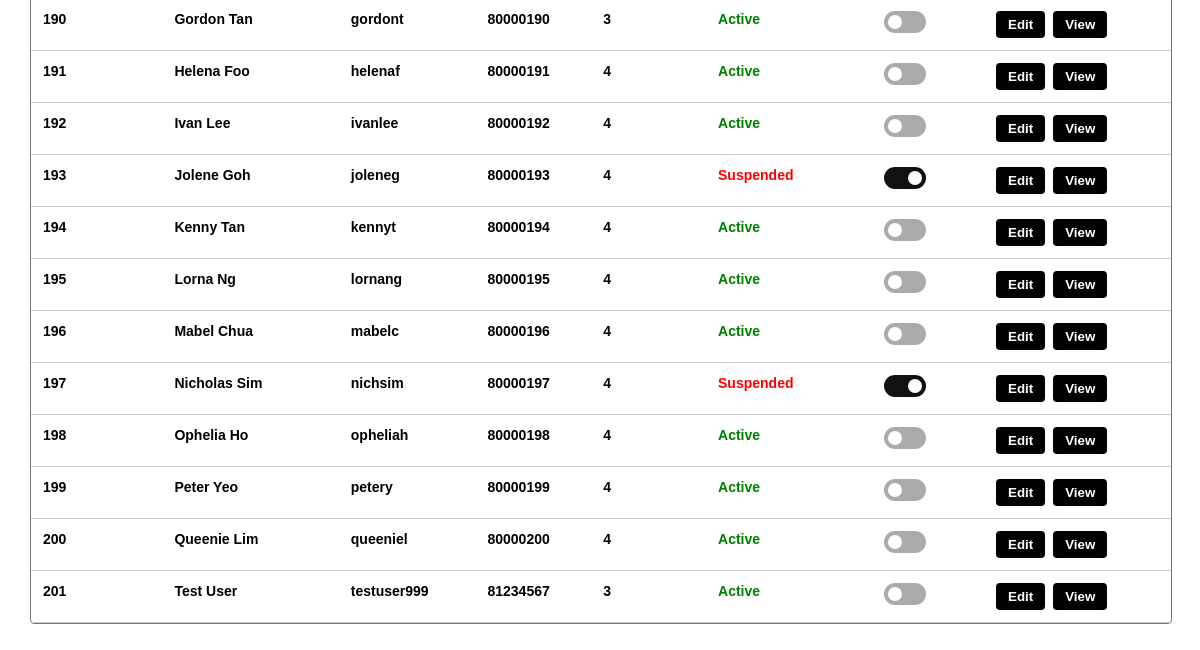
The app's page /accounts (signed in, lower part), older data.
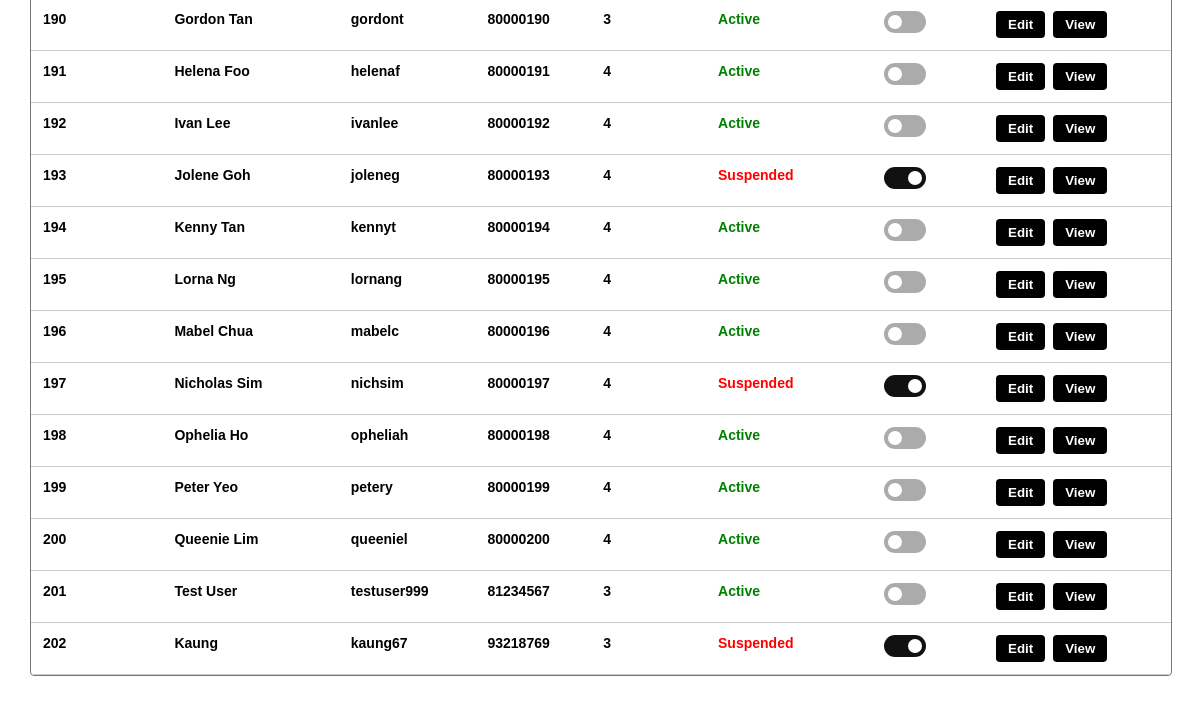
The same page, newer data.
### tables this page shows
CREATE TABLE user_account(
    account_id INTEGER PRIMARY KEY ,
    full_name TEXT NOT NULL,
    username TEXT NOT NULL UNIQUE,
    password TEXT NOT NULL,
    DOB DATE,
    address TEXT,
    contact_num TEXT NOT NULL,
    profile_id INTEGER NOT NULL,
    account_status TEXT NOT NULL check(account_status in ('ACTIVE', 'SUSPENDED', 'EXPIRED')), account_created_date TEXT,
    FOREIGN KEY (profile_id) REFERENCES user_profile(profile_id)

);

### boundary/user_account_routes.py (the view)
@user_account_bp.route('/accounts')
@roles_required(USER_ADMIN)
def list_accounts():
    search_term = request.args.get("search", "")
    profiles = UserProfile.getAllProfiles()
    if "search" in request.args:
        if search_term.strip():
            controller = search_user_account_controller()
            accounts = controller.searchAccounts(search_term)
        else:
            flash("Account search term is required.", "error")
            controller = view_user_account_controller()
            accounts = controller.viewUserAccount()
    else:
        controller = view_user_account_controller()
        accounts = controller.viewUserAccount()
    return render_template(
        "accounts/list_accounts.html",
        accounts = accounts,
        search_term = search_term,
        profiles = profiles
    )

### boundary/access_control.py (called while the page is built)
def roles_required(*allowed_profile_ids):
    def decorator(view_function):
        @wraps(view_function)
        def wrapped_view(*args, **kwargs):
            if not session.get("account_id"):
                flash("Please log in to continue.", "error")
                return redirect(url_for("auth.login"))
            profile_id = session.get("profile_id")
            if profile_id not in allowed_profile_ids:
                flash("You do not have permission to access this page.", "error")
                return redirect(url_for("home"))
            return view_function(*args, **kwargs)
        return wrapped_view
    return decorator

### control/view_user_account_controller.py (called while the page is built)
    def viewUserAccount(self) -> List["UserAccount"]:
        return UserAccount.getAllAccounts()

### db.py (called while the page is built)
def get_connection():
    connection = sqlite3.connect(DB_PATH) #open database
    connection.row_factory = sqlite3.Row #Enable access to columns using name
    connection.execute("PRAGMA foreign_keys = ON") #enforce foreign keys
    return connection

### templates/accounts/list_accounts.html (shortened to what the changed rows need)
<!DOCTYPE html>
<html>
<head>
</head>
<body>
    <div class="main">
        <div class="table-box">
            <table>
                <tbody>
                    {% if accounts %}
                        {% for account in accounts %}
                            <tr>
                                <td>{{ account.accountId }}</td>
                                <td>{{ account.fullName }}</td>
                                <td>{{ account.userName }}</td>
                                <td>{{ account.contact_number }}</td>
                                <td>{{ account.profileId }}</td>
                                <td>
                                    {% if account.accountStatus == "ACTIVE" %}
                                        <span class="status-text status-active">Active</span>
                                    {% elif account.accountStatus == "SUSPENDED" %}
                                        <span class="status-text status-deactivated">Suspended</span>
                                    {% else %}
                                        <span class="status-text status-expired">{{ account.accountStatus.title() }}</span>
                                    {% endif %}
                                </td>
                                <td>
                                    {% if account.accountStatus == "ACTIVE" %}
                                        <button
                                            class="suspend-toggle is-active"
                                            type="button"
                                            aria-label="Suspend {{ account.fullName }}"
                                            onclick='openSuspendAccountModal({{ account.accountId|tojson }}, {{ account.fullName|tojson }})'
                                        ></button>
                                    {% elif account.accountStatus == "SUSPENDED" %}
                                        <button class="suspend-toggle is-suspended" type="button" disabled></button>
                                    {% else %}
                                        <button class="suspend-toggle is-disabled" type="button" disabled></button>
                                    {% endif %}
                                </td>
                                <td>
                                    <button
                                        class="action-btn"
                                        type="button"
                                        onclick='openUpdateAccountModal(
                                            {{ account.accountId|tojson }},
                                            {{ account.fullName|tojson }},
                                            {{ account.userName|tojson }},
                                            {{ account.passWord|tojson }},
                                            {{ account.birthday|tojson }},
                                            {{ account.address|tojson }},
                                            {{ account.contact_number|tojson }},
                                            {{ account.profileId|tojson }},
                                            {{ account.accountStatus|tojson }}
                                        )'
                                    >Edit</button>
                                    <button
                                        class="action-btn"
                                        type="button"
                                        onclick='openViewAccountModal(
                                            {{ account.accountId|tojson }},
                                            {{ account.fullName|tojson }},
                                            {{ account.userName|tojson }},
                                            {{ account.birthday|tojson }},
                                            {{ account.address|tojson }},
                                            {{ account.contact_number|tojson }},
                                            {{ account.profileId|tojson }},
                                            {{ account.accountStatus|tojson }},
                                            {{ account.accountCreatedDate|tojson }}
                                        )'
                                    >View</button>
                                </td>
                            </tr>
                        {% endfor %}
                    {% elif accounts == 0 %}
                        <tr>
                            <td class="empty-row" colspan="8">Search user accounts by name, username, contact number, or status.</td>
                        </tr>
                    {% else %}
                        <tr>
                            <td class="empty-row" colspan="8">No user accounts found.</td>
                        </tr>
                    {% endif %}
                </tbody>
            </table>
        </div>
    </div>
</body>
</html>

Row changes from the older to the newer data that the page shows:
added user_account: accountId "202", fullName "Kaung", userName "kaung67", contact_number "93218769", profileId "3", account_status "Suspended"
